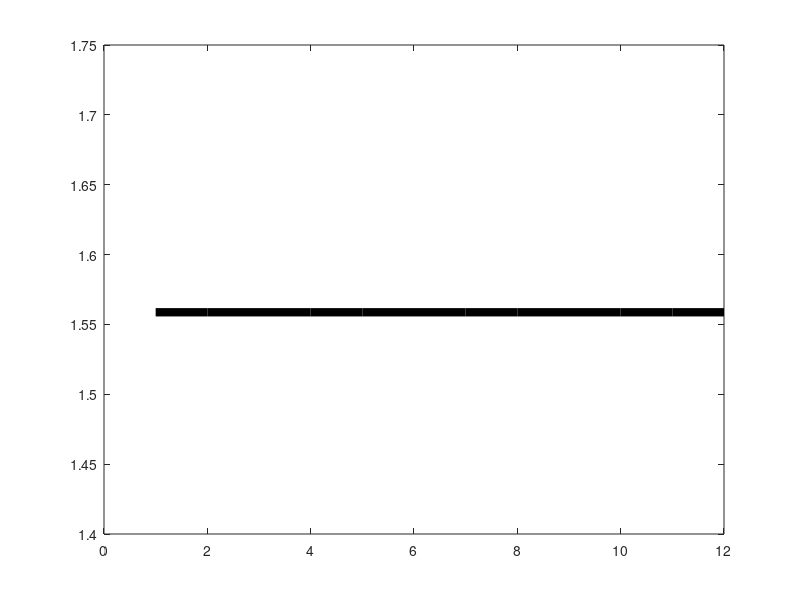

Write MATLAB code to recreate this figure. (Note: this script raises an error after producing the figure.)
figure();
set(gcf,'color','white');

% plot(1:12, 0.8238*ones(1,12),'k','linewidth',6);
plot(1:12, 1.5587*ones(1,12),'k','linewidth',6);
hold on;
plot(RMSE(:,[1,2,4,5]),'linewidth',6);
% plot(RMSE(:,1),'m','linewidth',6);
% plot(RMSE(:,2),'r','linewidth',6);
% plot(RMSE(:,3),'g','linewidth',6);
% plot(RMSE(:,4),'b','linewidth',6);
% plot(RMSE(:,5),'m-o','linewidth',6,'markersize',20);
% plot(RMSE(:,6),'r-o','linewidth',6,'markersize',20);
% plot(RMSE(:,7),'g-o','linewidth',6,'markersize',20);
% plot(RMSE(:,8),'b-o','linewidth',6,'markersize',20);
xlabel('NGossip');
ylabel('RMSE');
% legend('BSpf', 'm=6', 'm=9', 'm=25', 'm=50', 'm=100', 'm=150', 'm=250', 'm=300');
legend('BSpf', 'm=6', 'm=9', 'm=50', 'm=100');
set(gca,'XTick',1:8);
set(gca,'XTicklabel',{'1','5', '10', '25', '50', '75', '100', '200'});
set(gca,'fontsize',32);
% ylim([1.5,2]);
xlim([1,8]);